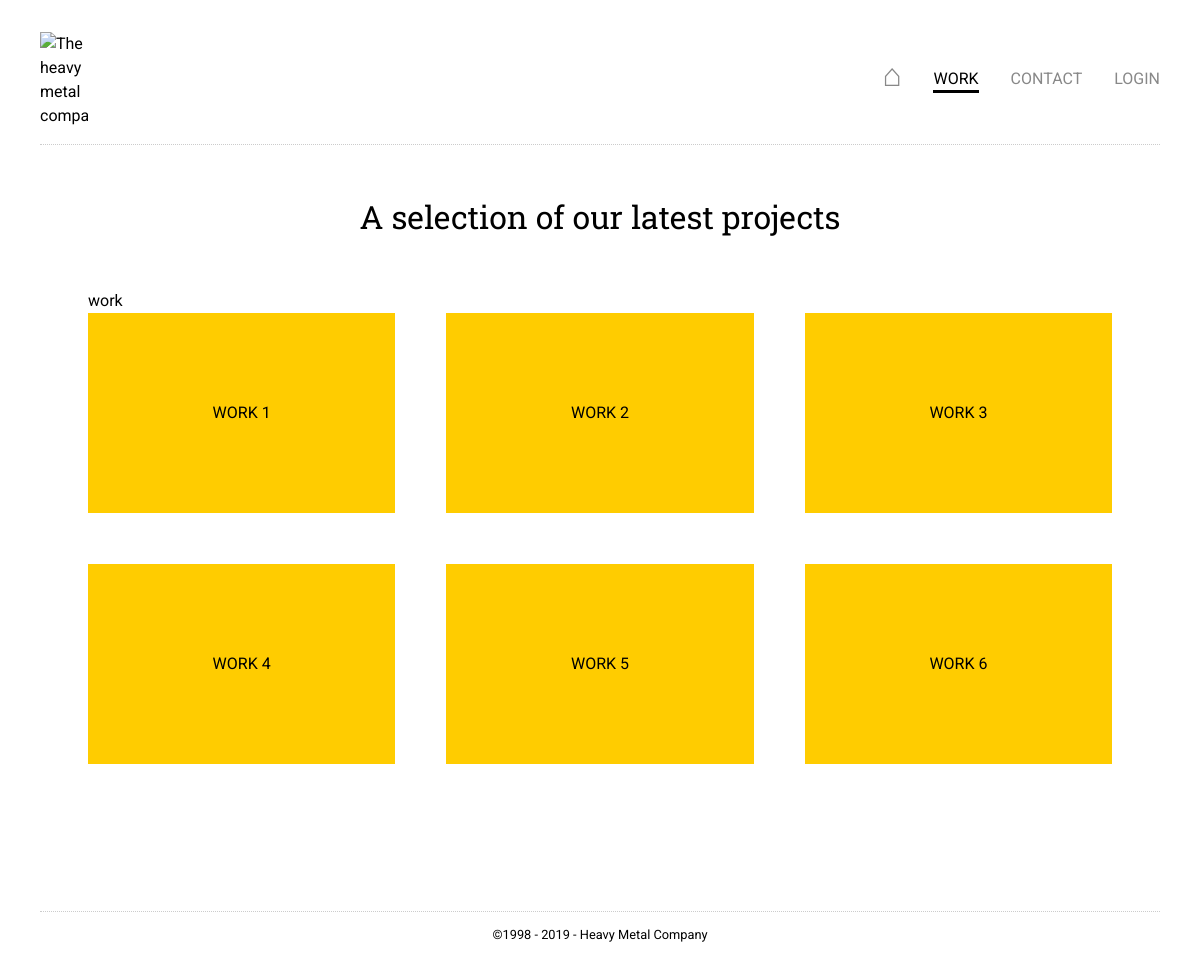
Screenshot of /a-selection-of-our-latest-projects with the database file from the repository.
### tables this page shows
CREATE TABLE `pages` (
  `id` smallint(5) unsigned NOT NULL AUTO_INCREMENT,
  `parent_id` smallint(5) unsigned NOT NULL DEFAULT '0',
  `page_key` varchar(20) DEFAULT NULL,
  `title` varchar(255) NOT NULL,
  `menu` varchar(50) DEFAULT NULL,
  `slug` varchar(255) NOT NULL,
  `content` text,
  `is_home` tinyint(1) unsigned DEFAULT '0',
  `is_visible` tinyint(1) unsigned DEFAULT '1',
  `position` tinyint(3) unsigned DEFAULT NULL,
  `last_update` timestamp NOT NULL DEFAULT CURRENT_TIMESTAMP ON UPDATE CURRENT_TIMESTAMP,
  `created_on` timestamp NOT NULL DEFAULT CURRENT_TIMESTAMP,
  PRIMARY KEY (`id`)
);

### php/pdo.php (called while the page is built)
<?php
$db_host    = '127.0.0.1';
$db_name    = 'poco_minisite';
$db_user    = 'root';
$db_pass    = '444666';
$db_charset = 'utf8mb4';
$dsn = "mysql:host=$db_host;dbname=$db_name;charset=$db_charset";
$pdo_options = [
  PDO::ATTR_EMULATE_PREPARES    => false,
  PDO::ATTR_DEFAULT_FETCH_MODE  => PDO::FETCH_ASSOC,
  PDO::ATTR_ERRMODE             => PDO::ERRMODE_EXCEPTION
];
$db = null;
try {
  $db = new PDO($dsn, $db_user, $db_pass, $pdo_options);
} catch (PDOException $e) {
  echo $e->getMessage();
}
function db() {
	global $db;
	if(is_object($db)) {
    return $db;
  }
  else {
    exit("DB IS NOT AN OBJECT! No database connection.");
  }
}

### php/queries.php (called while the page is built, shortened)
<?php
function query($zone, $params = []) {
	switch($zone) {
		case 'settings' :
			$sql = "SELECT settings_key, settings_value FROM settings ORDER BY position ASC";
			try {
				$sth = db()->prepare($sql);
				$sth->execute($params);
				$results = $sth->fetchAll(PDO::FETCH_KEY_PAIR);
			} catch(PDOException $e) {
				debug($e->getMessage());
			}
		break;
		case 'menus' :
			$where = "";
			if(!is_admin()) {
				$where = "WHERE is_visible = ?";
				$params[] = 1;
			}
			$sql = "SELECT slug, menu, is_home, is_visible FROM pages $where ORDER BY position ASC";
			try {
				$sth = db()->prepare($sql);
				$sth->execute($params);
				$results = $sth->fetchAll();
			} catch(PDOException $e) {
				debug($e->getMessage());
			}
		break;
		case 'page' :
			$and = "";
			if(!is_admin()) {
				$and = "AND is_visible = ?";
				$params[] = 1;
			}
			$sql = "SELECT page_key, title, content FROM pages WHERE slug = ? $and";
			try {
				$sth = db()->prepare($sql);
				$sth->execute($params);
				$results = $sth->fetch();
			} catch(PDOException $e) {
				debug($e->getMessage());
			}
		break;
	}
	return $results;
}

### php/functions.php (the view, shortened to what this page needs)
<?php
$get_page = router();
$params = [
  'get_page'    => $get_page,
  'settings'    => query('settings'),
  'menus'       => query('menus'),
	'active_page' => query('page', [$get_page])
];
function is_admin() {
  return (bool)$_SESSION['is_admin'];
}
function router() {
  $from_root    = str_replace('/index.php', '', $_SERVER['PHP_SELF']).'/';
  $uri          = $_SERVER['REQUEST_URI'];
  $uri_page     = str_replace($from_root, '', $uri);
	if(!empty($uri_page)) {
		$get_page = $uri_page;
	}
	else {
		$home = query('home_slug');
		$get_page	= $home['slug'];
	}
  return $get_page;
}
function menu_html($params = []) {
  $menus = query('menus');
	$get_page = $params['get_page'];
  $html = '';
  $html .= '<ul id="main-menu" class="menu UPP DF">'.PHP_EOL;
  foreach($menus as $item) {
    $slug = $item['slug'];
    $is_home = (bool)$item['is_home'];
    $active = $slug === $get_page ? ' active' : '';
    $is_home_class = $is_home ? ' is-home' : '';
    $hidden_class = $item['is_visible'] > 0 ? '' : ' hidden';
    $menu = $is_home ? '<span class="is-home">⌂</span>' : $item['menu'];
    $html .= '<li class="menu-item'.$active.$is_home_class.$hidden_class.'"><a href="'.$slug.'">'.$menu.'</a></li>'.PHP_EOL;
  }
  $log_str = (is_admin()) ? 'LOGOUT' : 'LOGIN';
  $log_href = (is_admin()) ? 'admin/index.php?page=login&action=logout' : 'admin/';
  $html .= '<li class="menu-item"><a href="'.$log_href.'">'.$log_str.'</a></li>'.PHP_EOL;
  $html .= '</ul>'.PHP_EOL;
  return $html;
}
function title($zone = 'content', $params = []) {
  $settings    = $params['settings'];
  $active_page  = $params['active_page'];
  $global_title = $settings['global_title'];
  $page_title   = $active_page['title'];
  if($zone === 'head') {
    return $page_title.' - '.$global_title;
  }
  return $page_title;
}
function content($params = []) {
  $active_page = $params['active_page']; show($active_page['page_key']);
  $form_start = '<form action="index.php" method="post"><input name="user-action" type="hidden" value="sent-contact-form">';
  $form_end = '</form>';
  $page_content = $active_page['content'];
  $content = ($active_page['page_key'] !== 'contact') ? $page_content : $form_start.$page_content.$form_end;
  return $content;
}
function show($data = '') {
	echo '<pre>';
	print_r($data);
	echo '<pre>';
}

### index.php (shortened to what this page needs)
<?php
require_once('php/pdo.php');
require_once('php/queries.php');
require_once('php/functions.php');
?>
<!DOCTYPE html>
<html>
  <head>
    <link rel="stylesheet" href="css/style.css">
    <link rel="stylesheet" href="css/editor.css">
  </head>
  <body id="<?php echo $params['active_page']['page_key']; ?>">
    <header class="header">
      <figure class="logo-figure">
        <a href="./"><img src="img/logo.svg" alt="The heavy metal company"></a>
      </figure>
      <nav class="nav">
        <?php echo menu_html($params); ?>
      </nav>
    </header>
    <main class="content">
      <h1 class="main-title"><?php echo title('content', $params); ?></h1>
      <?php echo content($params); ?>
    </main>
    <footer class="footer">
      <p>&copy;1998 - <?php echo date('Y'); ?> - Heavy Metal Company</p>
    </footer>
  </body>
</html>

### css/style.css (style rules this page uses)
a,abbr,acronym,address,applet,article,aside,audio,b,big,blockquote,body,canvas,caption,center,cite,code,dd,del,details,dfn,div,dl,dt,em,embed,fieldset,figcaption,figure,footer,form,h1,h2,h3,h4,h5,h6,header,hgroup,html,i,iframe,img,ins,kbd,label,legend,li,mark,menu,nav,object,ol,output,p,pre,q,ruby,s,samp,section,small,span,strike,strong,sub,summary,sup,table,tbody,td,tfoot,th,thead,time,tr,tt,u,ul,var,video { margin:0;padding:0;border:0;font:inherit;vertical-align:baseline }
article,aside,details,figcaption,figure,footer,header,hgroup,menu,nav,section { display:block }
body { line-height:1 }
ol,ul { list-style:none }
html { -webkit-box-sizing:border-box; -moz-box-sizing:border-box; box-sizing:border-box; }
*, *:before, *:after { box-sizing:inherit; }
a { text-decoration:none;outline:none;color:inherit; }
html { box-sizing: border-box; }
html { font-size: 16px; }
body { font-size: 1em; font-family: Roboto, sans-serif; line-height: 1.5; }
h1, h2, h3 { font-family: "Roboto Slab", serif; }
h1 { font-size:2em; }
p { margin-bottom: 1em; }
.flex { display: flex; flex-direction: column; flex-wrap: nowrap; }
.flex article { min-height: 200px; display: flex; width: 100%; justify-content: center; align-items: center; background-color: #fc0; margin-bottom: 5%; }
body { margin: 20px 5%; }
.header { display: flex; justify-content: space-between; align-items: center; padding-bottom: 1em; border-bottom: dotted 1px #ccc; min-height: 73px; }
.logo-figure img { display: block; width: 3em; height: auto; }
.menu { display: flex; justify-content: flex-end; }
.menu li { margin-left: 15%; line-height: 1; }
.menu a { color: #888; position: relative; transition: color .4s ease; }
.menu a:hover, .menu .active a { color: #000; }
.menu .active a:after { content: ""; position: absolute; bottom: -0.3em; left: 0; display: block; width: 100%; height: 0; border-top: solid 3px #000; }
.menu a .is-home { font-size: 2em; line-height: .6rem; }
.content { width: 100%; margin: 3em 0; }
.main-title { text-align: center; margin-bottom: 3rem; }
.footer { font-size: .8em; text-align: center; padding-top: 1em; border-top: dotted 1px #ccc; }
@media (min-width: 768px) { body { margin: 2em 40px; } }
@media (min-width: 768px) { .flex { flex-direction: row; flex-wrap: wrap; justify-content: space-between; } }
@media (min-width: 768px) { .flex article { width: 47.5%; } }
@media (min-width: 768px) { .menu li { margin-left: 2em; } }
@media (min-width: 768px) { .content { max-width: 1024px; margin: 3em auto; } }
@media (min-width: 1024px) { .flex article { width: 30%; } }

### css/editor.css (style rules this page uses)
.flex { display:flex; justify-content:space-between; flex-direction:row; flex-wrap:wrap; }

### rows the page displays
pages: menu "WORK", title "A selection of our latest projects", content($params) "work WORK 1 WORK 2 WORK 3 WORK 4 WORK 5 WORK 6"
pages: menu "CONTACT"

### other values shown
$log_str "LOGIN"
